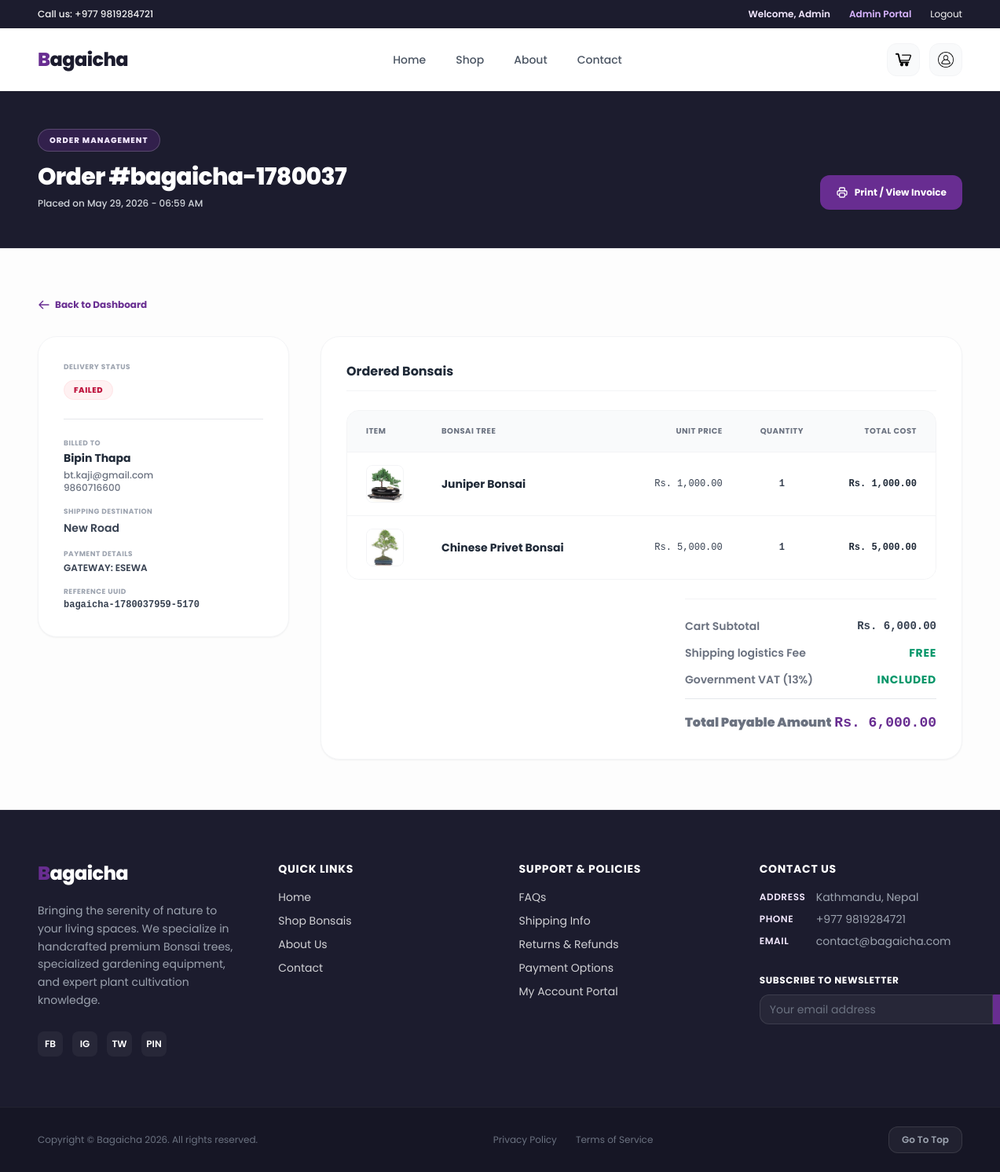
The page /order_details.php?uuid=bagaicha-1780037959-5170 (signed in) on the database its author committed.
### tables this page shows
CREATE TABLE orders (
    id INTEGER PRIMARY KEY AUTOINCREMENT,
    transaction_uuid TEXT UNIQUE NOT NULL,
    total_amount REAL NOT NULL,
    status TEXT NOT NULL DEFAULT 'pending',
    fname TEXT NOT NULL,
    lname TEXT NOT NULL,
    email TEXT NOT NULL,
    phone TEXT NOT NULL,
    address TEXT NOT NULL,
    created_at DATETIME DEFAULT CURRENT_TIMESTAMP
, payment_method TEXT DEFAULT 'esewa');

CREATE TABLE order_items (
    id INTEGER PRIMARY KEY AUTOINCREMENT,
    order_id INTEGER NOT NULL,
    product_id INTEGER NOT NULL,
    quantity INTEGER NOT NULL,
    price REAL NOT NULL,
    FOREIGN KEY(order_id) REFERENCES orders(id),
    FOREIGN KEY(product_id) REFERENCES products(id)
);

CREATE TABLE products (
    id INTEGER PRIMARY KEY AUTOINCREMENT,
    name TEXT NOT NULL,
    price REAL NOT NULL,
    discount_price REAL,
    image_url TEXT NOT NULL,
    description TEXT
);

### order_details.php (the view, shortened to what this page needs)
<?php
require_once 'db.php';
$session_email = $_SESSION['email'];
$is_admin = ($session_email === 'admin@bagaicha.com');
$uuid = isset($_GET['uuid']) ? trim($_GET['uuid']) : '';
$stmt = $db->prepare("SELECT * FROM orders WHERE transaction_uuid = :uuid");
$stmt->bindValue(':uuid', $uuid, SQLITE3_TEXT);
$res = $stmt->execute();
$order = $res ? $res->fetchArray(SQLITE3_ASSOC) : null;
$items = [];
$items_stmt = $db->prepare("
    SELECT oi.*, p.name as product_name, p.image_url
    FROM order_items oi
    JOIN products p ON oi.product_id = p.id
    WHERE oi.order_id = :order_id
");
$items_stmt->bindValue(':order_id', $order['id'], SQLITE3_INTEGER);
$items_res = $items_stmt->execute();
if ($items_res) {
    while ($row = $items_res->fetchArray(SQLITE3_ASSOC)) {
        $items[] = $row;
    }
}
?>
<!DOCTYPE html>
<html lang="en">
<head>
    <?php
    require_once 'assets/partials/_head.php';
    ?>
</head>
<body class="bg-gray-50/30 text-gray-800 antialiased font-sans">
    <?php require_once 'header.php'; ?>
    <div class="bg-brand-dark px-6 md:px-12 py-12 border-b border-white/5">
        <div class="max-w-7xl mx-auto flex flex-col md:flex-row md:items-end md:justify-between gap-6 text-white animate-fade-in">
            <div>
                <span class="text-[10px] font-extrabold uppercase tracking-widest text-primary-light bg-primary/30 border border-primary-light/20 rounded-full px-3.5 py-1.5 inline-block mb-3.5">Order Management</span>
                <h1 class="text-2xl md:text-3xl font-extrabold leading-tight tracking-tight">Order #<?php echo htmlspecialchars(substr($order['transaction_uuid'], 0, 16)); ?></h1>
                <p class="text-xs text-gray-300 mt-2 font-medium">Placed on <?php echo date('F d, Y - h:i A', strtotime($order['created_at'])); ?></p>
            </div>
            <div class="flex gap-3">
                <a href="invoice.php?uuid=<?php echo urlencode($order['transaction_uuid']); ?>" target="_blank" class="bg-primary hover:bg-primary-dark text-white text-xs font-bold rounded-xl px-5 py-3.5 transition-all flex items-center gap-2 cursor-pointer shadow-sm hover:shadow-md hover:-translate-y-0.5">
                    Print / View Invoice
                </a>
            </div>
        </div>
    </div>
    <main class="max-w-7xl mx-auto py-12 md:py-16 px-6 md:px-12">
        <div class="flex items-center justify-between mb-8 animate-fade-in">
            <a href="<?php echo $is_admin ? './admin.php' : './profile.php'; ?>" class="text-xs font-bold text-primary hover:text-primary-dark flex items-center gap-1.5 transition-colors">
                <svg class="w-4 h-4" fill="none" stroke="currentColor" viewBox="0 0 24 24"><path stroke-linecap="round" stroke-linejoin="round" stroke-width="2" d="M10 19l-7-7m0 0l7-7m-7 7h18"></path></svg>
                Back to Dashboard
            </a>
        </div>
        <div class="flex flex-col lg:flex-row gap-10 items-start animate-fade-in">
            <div class="w-full lg:w-80 shrink-0 bg-white border border-gray-100 rounded-3xl p-6 md:p-8 shadow-sm space-y-6">
                <div>
                    <span class="block text-[9px] font-bold text-gray-400 uppercase tracking-wider mb-2">Delivery Status</span>
                    <?php
                        $status = $order['status'];
                        if ($status === 'completed') {
                            $badge_class = 'bg-emerald-50 text-emerald-700 border-emerald-100';
                        } elseif ($status === 'failed') {
                            $badge_class = 'bg-rose-50 text-rose-700 border-rose-100';
                        } elseif ($status === 'cancelled') {
                            $badge_class = 'bg-slate-100 text-slate-600 border-slate-200';
                        } else {
                            $badge_class = 'bg-amber-50 text-amber-700 border-amber-100';
                        }
                    ?>
                    <span class="inline-block px-3 py-1 border text-[10px] font-extrabold rounded-full uppercase tracking-wider <?php echo $badge_class; ?>">
                        <?php echo htmlspecialchars($status); ?>
                    </span>
                </div>
                <div class="border-t border-gray-150/40 my-4"></div>
                <div class="space-y-4">
                    <div>
                        <span class="block text-[9px] font-bold text-gray-400 uppercase tracking-wider mb-0.5">Billed To</span>
                        <strong class="text-sm font-bold text-gray-800 block"><?php echo htmlspecialchars($order['fname'] . ' ' . $order['lname']); ?></strong>
                        <span class="text-xs text-gray-500 block mt-1 font-medium"><?php echo htmlspecialchars($order['email']); ?></span>
                        <span class="text-xs text-gray-500 block font-medium"><?php echo htmlspecialchars($order['phone']); ?></span>
                    </div>
                    <div>
                        <span class="block text-[9px] font-bold text-gray-400 uppercase tracking-wider mb-0.5">Shipping Destination</span>
                        <strong class="text-sm font-semibold text-gray-700 block leading-relaxed"><?php echo htmlspecialchars($order['address']); ?></strong>
                    </div>
                    <div>
                        <span class="block text-[9px] font-bold text-gray-400 uppercase tracking-wider mb-0.5">Payment details</span>
                        <strong class="text-xs font-semibold text-gray-700 block uppercase">Gateway: <?php echo htmlspecialchars($order['payment_method']); ?></strong>
                    </div>
                    <div>
                        <span class="block text-[9px] font-bold text-gray-400 uppercase tracking-wider mb-0.5">Reference UUID</span>
                        <strong class="text-xs font-mono text-gray-700 block truncate" title="<?php echo htmlspecialchars($order['transaction_uuid']); ?>"><?php echo htmlspecialchars($order['transaction_uuid']); ?></strong>
                    </div>
                </div>
            </div>
            <div class="flex-1 min-w-0 w-full bg-white border border-gray-100 rounded-3xl p-6 md:p-8 shadow-sm">
                <h3 class="text-base font-bold text-gray-850 border-b border-gray-100 pb-3 mb-6">Ordered Bonsais</h3>
                <div class="border border-gray-100 rounded-2xl overflow-hidden shadow-inner bg-gray-50/20 mb-6">
                    <table class="w-full text-left text-xs md:text-sm border-collapse">
                        <thead>
                            <tr class="bg-gray-50 border-b border-gray-100 text-[10px] font-bold uppercase tracking-wider text-gray-500">
                                <th class="px-6 py-4 w-16">Item</th>
                                <th class="px-6 py-4">Bonsai Tree</th>
                                <th class="px-6 py-4 text-right">Unit Price</th>
                                <th class="px-6 py-4 text-center w-24">Quantity</th>
                                <th class="px-6 py-4 text-right w-36">Total Cost</th>
                            </tr>
                        </thead>
                        <tbody class="divide-y divide-gray-100 bg-white text-gray-700 font-medium">
                            <?php foreach ($items as $item): ?>
                                <tr class="hover:bg-gray-50/50 transition-colors">
                                    <td class="px-6 py-4">
                                        <div class="w-12 h-12 rounded-lg border border-gray-100 overflow-hidden shrink-0">
                                            <img src="<?php echo htmlspecialchars($item['image_url']); ?>" alt="thumbnail" class="w-full h-full object-cover">
                                        </div>
                                    </td>
                                    <td class="px-6 py-4">
                                        <strong class="text-gray-800 font-bold block text-xs md:text-sm"><?php echo htmlspecialchars($item['product_name']); ?></strong>
                                    </td>
                                    <td class="px-6 py-4 text-right font-mono text-xs">
                                        Rs. <?php echo number_format($item['price'], 2); ?>
                                    </td>
                                    <td class="px-6 py-4 text-center font-mono font-bold text-gray-650 text-xs">
                                        <?php echo htmlspecialchars($item['quantity']); ?>
                                    </td>
                                    <td class="px-6 py-4 text-right font-mono font-bold text-gray-800 text-xs">
                                        Rs. <?php echo number_format($item['price'] * $item['quantity'], 2); ?>
                                    </td>
                                </tr>
                            <?php endforeach; ?>
                        </tbody>
                    </table>
                </div>
                <div class="flex justify-end">
                    <div class="w-full sm:w-80 space-y-3.5 text-xs md:text-sm text-gray-500 font-semibold border-t border-gray-100 pt-6">
                        <div class="flex justify-between">
                            <span>Cart Subtotal</span>
                            <span class="text-gray-700 font-bold font-mono">Rs. <?php echo number_format($order['total_amount'], 2); ?></span>
                        </div>
                        <div class="flex justify-between">
                            <span>Shipping logistics Fee</span>
                            <span class="text-emerald-600 font-bold uppercase tracking-wider">Free</span>
                        </div>
                        <div class="flex justify-between">
                            <span>Government VAT (13%)</span>
                            <span class="text-emerald-600 font-bold uppercase tracking-wider">Included</span>
                        </div>
                        <div class="flex justify-between items-center border-t border-gray-200 pt-4 text-gray-850 font-black text-sm md:text-base">
                            <span>Total Payable Amount</span>
                            <span class="text-primary text-base md:text-lg font-mono">Rs. <?php echo number_format($order['total_amount'], 2); ?></span>
                        </div>
                    </div>
                </div>
            </div>
        </div>
    </main>
    <?php require_once 'footer.php'; ?>
</body>
</html>

### assets/css/style.css (style rules this page uses)
.animate-fade-in { animation: fadeIn 0.4s cubic-bezier(0.16, 1, 0.3, 1) forwards; }

### rows shown on the page
orders: transaction_uuid "bagaicha-1780037", created_at "May 29, 2026 - 06:59 AM", status "FAILED", fname+lname "Bipin Thapa", email "bt.kaji@gmail.com", phone "9860716600", address "New Road", payment_method "ESEWA", transaction_uuid "bagaicha-1780037959-5170", total_amount "6,000.00"
order_items: product.image_url (picture), product.name "Juniper Bonsai", price "1,000.00", quantity "1", $item['price'] * $item['quantity'] "1,000.00"
order_items: product.image_url (picture), product.name "Chinese Privet Bonsai", price "5,000.00", quantity "1", $item['price'] * $item['quantity'] "5,000.00"

### other values the page prints
$fname "Admin"
